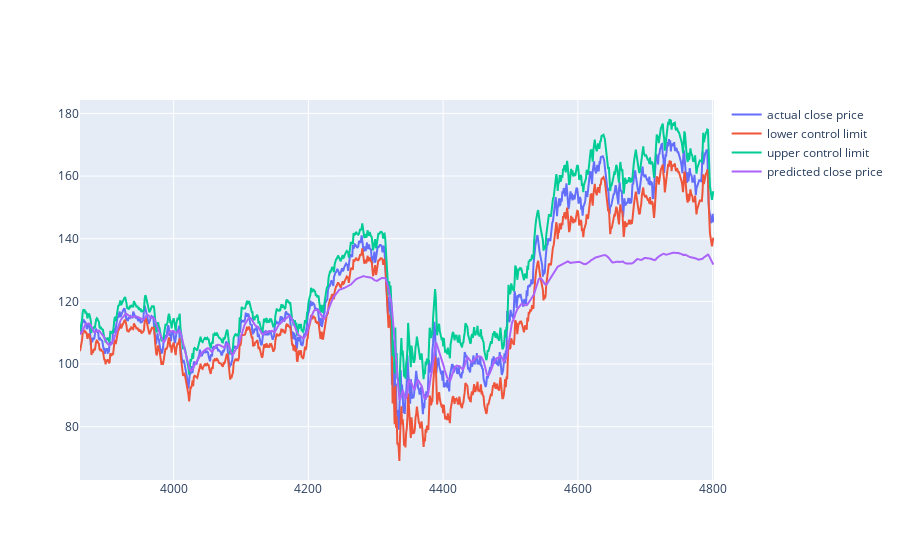

Write notebook code for a chart like this one.
### Code cell
fig = go.Figure()
fig.add_trace(go.Scatter(x=data.index[-actual_test_len:], y=y_test[:,0], mode='lines', name='actual close price'))
# fig.add_trace(go.Scatter(x=data.index[-len(test_set):], y=data['close'][-actual_test_len:], mode='lines', name='close price'))
fig.add_trace(go.Scatter(x=df.index[-actual_test_len:], y=df['lcl'][-actual_test_len:], mode='lines', name='lower control limit'))
fig.add_trace(go.Scatter(x=df.index[-actual_test_len:], y=df['ucl'][-actual_test_len:], mode='lines', name='upper control limit'))
fig.add_trace(go.Scatter(x=df.index[-actual_test_len:], y= y_test_pred[:,0], mode='lines', name='predicted close price'))


# fig.update_yaxes(range=[500, 2500])

### Figure 1 — Plotly figure (JSON) as saved in the notebook; plotly's stock layout.template omitted (floating-point values rounded to 4 significant figures; data arrays with more than 128 entries replaced by an {"elided": "..."} marker saying what was removed)
{"data": [{"mode": "lines", "name": "actual close price", "type": "scatter", "x": {"elided": "941 int values"}, "y": {"elided": "941 float values"}}, {"mode": "lines", "name": "lower control limit", "type": "scatter", "x": {"elided": "941 int values"}, "y": {"elided": "941 float values"}}, {"mode": "lines", "name": "upper control limit", "type": "scatter", "x": {"elided": "941 int values"}, "y": {"elided": "941 float values"}}, {"mode": "lines", "name": "predicted close price", "type": "scatter", "x": {"elided": "941 int values"}, "y": {"elided": "941 float values"}}], "layout": {}}
